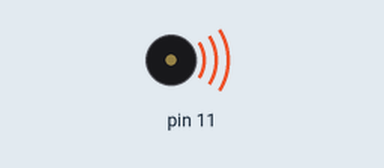
A sketch run on a simulated Arduino Uno, built with avr-gcc and run on an emulated ATmega328P. Parts: buzzer (waves = sounding).

Above: at 0.1 s.
At 76.0 s:
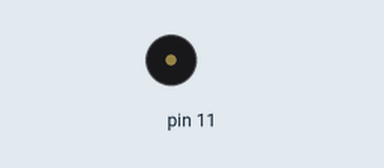
Timing chart, 0 to 77.5 s (numbered marks = the images above):
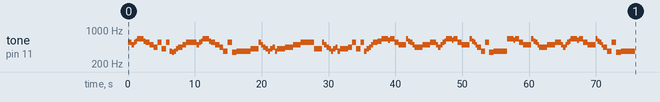

The sketch:

National_Anthem_-_Ukraine.ino
```cpp
void song(int buzzerPin){

  tone(buzzerPin, 554);
  delay(248);
  noTone(buzzerPin);

  tone(buzzerPin, 554);
  delay(332);
  noTone(buzzerPin);

  tone(buzzerPin, 494);
  delay(325);
  noTone(buzzerPin);

  tone(buzzerPin, 554);
  delay(267);
  noTone(buzzerPin);

  tone(buzzerPin, 587);
  delay(241);
  noTone(buzzerPin);

  tone(buzzerPin, 659);
  delay(969);
  noTone(buzzerPin);

  tone(buzzerPin, 587);
  delay(253);
  noTone(buzzerPin);

  tone(buzzerPin, 554);
  delay(615);
  noTone(buzzerPin);

  tone(buzzerPin, 494);
  delay(587);
  noTone(buzzerPin);

  tone(buzzerPin, 440);
  delay(640);
  noTone(buzzerPin);

  tone(buzzerPin, 554);
  delay(609);
  noTone(buzzerPin);

  tone(buzzerPin, 415);
  delay(633);
  noTone(buzzerPin);

  tone(buzzerPin, 554);
  delay(562);
  noTone(buzzerPin);

  tone(buzzerPin, 370);
  delay(320);
  noTone(buzzerPin);

  tone(buzzerPin, 349);
  delay(310);
  noTone(buzzerPin);

  tone(buzzerPin, 370);
  delay(310);
  noTone(buzzerPin);

  tone(buzzerPin, 415);
  delay(316);
  noTone(buzzerPin);

  tone(buzzerPin, 440);
  delay(651);
  noTone(buzzerPin);

  tone(buzzerPin, 494);
  delay(544);
  noTone(buzzerPin);

  tone(buzzerPin, 554);
  delay(955);
  noTone(buzzerPin);

  tone(buzzerPin, 554);
  delay(278);
  noTone(buzzerPin);

  tone(buzzerPin, 554);
  delay(340);
  noTone(buzzerPin);

  tone(buzzerPin, 494);
  delay(359);
  noTone(buzzerPin);

  tone(buzzerPin, 554);
  delay(302);
  noTone(buzzerPin);

  tone(buzzerPin, 587);
  delay(247);
  noTone(buzzerPin);

  tone(buzzerPin, 659);
  delay(961);
  noTone(buzzerPin);

  tone(buzzerPin, 587);
  delay(287);
  noTone(buzzerPin);

  tone(buzzerPin, 554);
  delay(611);
  noTone(buzzerPin);

  tone(buzzerPin, 494);
  delay(628);
  noTone(buzzerPin);

  tone(buzzerPin, 440);
  delay(587);
  noTone(buzzerPin);

  tone(buzzerPin, 370);
  delay(659);
  noTone(buzzerPin);

  tone(buzzerPin, 554);
  delay(674);
  noTone(buzzerPin);

  tone(buzzerPin, 349);
  delay(675);
  noTone(buzzerPin);

  tone(buzzerPin, 370);
  delay(1336);
  noTone(buzzerPin);

  tone(buzzerPin, 370);
  delay(749);
  noTone(buzzerPin);

  tone(buzzerPin, 415);
  delay(917);
  noTone(buzzerPin);

  tone(buzzerPin, 415);
  delay(297);
  noTone(buzzerPin);

  tone(buzzerPin, 554);
  delay(330);
  noTone(buzzerPin);

  tone(buzzerPin, 494);
  delay(315);
  noTone(buzzerPin);

  tone(buzzerPin, 440);
  delay(347);
  noTone(buzzerPin);

  tone(buzzerPin, 415);
  delay(389);
  noTone(buzzerPin);

  tone(buzzerPin, 370);
  delay(318);
  noTone(buzzerPin);

  tone(buzzerPin, 415);
  delay(349);
  noTone(buzzerPin);

  tone(buzzerPin, 440);
  delay(353);
  noTone(buzzerPin);

  tone(buzzerPin, 370);
  delay(362);
  noTone(buzzerPin);

  tone(buzzerPin, 415);
  delay(619);
  noTone(buzzerPin);

  tone(buzzerPin, 415);
  delay(577);
  noTone(buzzerPin);

  tone(buzzerPin, 440);
  delay(578);
  noTone(buzzerPin);

  tone(buzzerPin, 440);
  delay(585);
  noTone(buzzerPin);

  tone(buzzerPin, 494);
  delay(574);
  noTone(buzzerPin);

  tone(buzzerPin, 494);
  delay(576);
  noTone(buzzerPin);

  tone(buzzerPin, 554);
  delay(1263);
  noTone(buzzerPin);

  tone(buzzerPin, 554);
  delay(731);
  noTone(buzzerPin);

  tone(buzzerPin, 415);
  delay(898);
  noTone(buzzerPin);

  tone(buzzerPin, 415);
  delay(310);
  noTone(buzzerPin);

  tone(buzzerPin, 554);
  delay(323);
  noTone(buzzerPin);

  tone(buzzerPin, 494);
  delay(324);
  noTone(buzzerPin);

  tone(buzzerPin, 440);
  delay(358);
  noTone(buzzerPin);

  tone(buzzerPin, 415);
  delay(312);
  noTone(buzzerPin);

  tone(buzzerPin, 370);
  delay(318);
  noTone(buzzerPin);

  tone(buzzerPin, 415);
  delay(361);
  noTone(buzzerPin);

  tone(buzzerPin, 440);
  delay(342);
  noTone(buzzerPin);

  tone(buzzerPin, 370);
  delay(332);
  noTone(buzzerPin);

  tone(buzzerPin, 415);
  delay(589);
  noTone(buzzerPin);

  tone(buzzerPin, 415);
  delay(597);
  noTone(buzzerPin);

  tone(buzzerPin, 440);
  delay(618);
  noTone(buzzerPin);

  tone(buzzerPin, 554);
  delay(585);
  noTone(buzzerPin);

  tone(buzzerPin, 415);
  delay(674);
  noTone(buzzerPin);

  tone(buzzerPin, 554);
  delay(575);
  noTone(buzzerPin);

  tone(buzzerPin, 370);
  delay(348);
  noTone(buzzerPin);

  tone(buzzerPin, 415);
  delay(338);
  noTone(buzzerPin);

  tone(buzzerPin, 440);
  delay(346);
  noTone(buzzerPin);

  tone(buzzerPin, 494);
  delay(284);
  noTone(buzzerPin);

  tone(buzzerPin, 554);
  delay(642);
  noTone(buzzerPin);

  tone(buzzerPin, 587);
  delay(650);
  noTone(buzzerPin);

  tone(buzzerPin, 659);
  delay(982);
  noTone(buzzerPin);

  tone(buzzerPin, 622);
  delay(287);
  noTone(buzzerPin);

  tone(buzzerPin, 659);
  delay(625);
  noTone(buzzerPin);

  tone(buzzerPin, 554);
  delay(623);
  noTone(buzzerPin);

  tone(buzzerPin, 494);
  delay(559);
  noTone(buzzerPin);

  tone(buzzerPin, 494);
  delay(576);
  noTone(buzzerPin);

  tone(buzzerPin, 659);
  delay(323);
  noTone(buzzerPin);

  tone(buzzerPin, 587);
  delay(292);
  noTone(buzzerPin);

  tone(buzzerPin, 554);
  delay(336);
  noTone(buzzerPin);

  tone(buzzerPin, 494);
  delay(328);
  noTone(buzzerPin);

  tone(buzzerPin, 440);
  delay(558);
  noTone(buzzerPin);

  tone(buzzerPin, 440);
  delay(596);
  noTone(buzzerPin);

  tone(buzzerPin, 494);
  delay(568);
  noTone(buzzerPin);

  tone(buzzerPin, 494);
  delay(609);
  noTone(buzzerPin);

  tone(buzzerPin, 554);
  delay(907);
  noTone(buzzerPin);

  tone(buzzerPin, 494);
  delay(294);
  noTone(buzzerPin);

  tone(buzzerPin, 440);
  delay(331);
  noTone(buzzerPin);

  tone(buzzerPin, 494);
  delay(289);
  noTone(buzzerPin);

  tone(buzzerPin, 554);
  delay(290);
  noTone(buzzerPin);

  tone(buzzerPin, 587);
  delay(218);
  noTone(buzzerPin);

  tone(buzzerPin, 659);
  delay(965);
  noTone(buzzerPin);

  tone(buzzerPin, 622);
  delay(214);
  noTone(buzzerPin);

  tone(buzzerPin, 659);
  delay(609);
  noTone(buzzerPin);

  tone(buzzerPin, 554);
  delay(590);
  noTone(buzzerPin);

  tone(buzzerPin, 494);
  delay(606);
  noTone(buzzerPin);

  tone(buzzerPin, 494);
  delay(568);
  noTone(buzzerPin);

  tone(buzzerPin, 659);
  delay(338);
  noTone(buzzerPin);

  tone(buzzerPin, 587);
  delay(307);
  noTone(buzzerPin);

  tone(buzzerPin, 554);
  delay(245);
  noTone(buzzerPin);

  tone(buzzerPin, 494);
  delay(237);
  noTone(buzzerPin);

  tone(buzzerPin, 440);
  delay(579);
  noTone(buzzerPin);

  tone(buzzerPin, 370);
  delay(590);
  noTone(buzzerPin);

  tone(buzzerPin, 554);
  delay(603);
  noTone(buzzerPin);

  tone(buzzerPin, 349);
  delay(659);
  noTone(buzzerPin);

  tone(buzzerPin, 370);
  delay(1330);
  noTone(buzzerPin);

  tone(buzzerPin, 370);
  delay(750);
  noTone(buzzerPin);

  tone(buzzerPin, 659);
  delay(930);
  noTone(buzzerPin);

  tone(buzzerPin, 622);
  delay(249);
  noTone(buzzerPin);

  tone(buzzerPin, 659);
  delay(605);
  noTone(buzzerPin);

  tone(buzzerPin, 554);
  delay(603);
  noTone(buzzerPin);

  tone(buzzerPin, 494);
  delay(603);
  noTone(buzzerPin);

  tone(buzzerPin, 494);
  delay(579);
  noTone(buzzerPin);

  tone(buzzerPin, 659);
  delay(341);
  noTone(buzzerPin);

  tone(buzzerPin, 587);
  delay(322);
  noTone(buzzerPin);

  tone(buzzerPin, 554);
  delay(279);
  noTone(buzzerPin);

  tone(buzzerPin, 494);
  delay(244);
  noTone(buzzerPin);

  tone(buzzerPin, 440);
  delay(617);
  noTone(buzzerPin);

  tone(buzzerPin, 440);
  delay(610);
  noTone(buzzerPin);

  tone(buzzerPin, 494);
  delay(562);
  noTone(buzzerPin);

  tone(buzzerPin, 494);
  delay(610);
  noTone(buzzerPin);

  tone(buzzerPin, 554);
  delay(935);
  noTone(buzzerPin);

  tone(buzzerPin, 494);
  delay(266);
  noTone(buzzerPin);

  tone(buzzerPin, 440);
  delay(346);
  noTone(buzzerPin);

  tone(buzzerPin, 494);
  delay(263);
  noTone(buzzerPin);

  tone(buzzerPin, 554);
  delay(273);
  noTone(buzzerPin);

  tone(buzzerPin, 587);
  delay(234);
  noTone(buzzerPin);

  tone(buzzerPin, 659);
  delay(1004);
  noTone(buzzerPin);

  tone(buzzerPin, 622);
  delay(240);
  noTone(buzzerPin);

  tone(buzzerPin, 659);
  delay(637);
  noTone(buzzerPin);

  tone(buzzerPin, 554);
  delay(666);
  noTone(buzzerPin);

  tone(buzzerPin, 494);
  delay(590);
  noTone(buzzerPin);

  tone(buzzerPin, 494);
  delay(586);
  noTone(buzzerPin);

  tone(buzzerPin, 659);
  delay(319);
  noTone(buzzerPin);

  tone(buzzerPin, 587);
  delay(268);
  noTone(buzzerPin);

  tone(buzzerPin, 554);
  delay(305);
  noTone(buzzerPin);

  tone(buzzerPin, 494);
  delay(269);
  noTone(buzzerPin);

  tone(buzzerPin, 440);
  delay(572);
  noTone(buzzerPin);

  tone(buzzerPin, 370);
  delay(646);
  noTone(buzzerPin);

  tone(buzzerPin, 554);
  delay(732);
  noTone(buzzerPin);

  tone(buzzerPin, 349);
  delay(730);
  noTone(buzzerPin);

  tone(buzzerPin, 370);
  delay(1338);
  noTone(buzzerPin);

  tone(buzzerPin, 370);
  delay(776);
  noTone(buzzerPin);
}

void setup() {
  // put your setup code here, to run once:
  // call the song function with digital pin
  song(11);
}

void loop() {
  // put your main code here, to run repeatedly:
}
```
